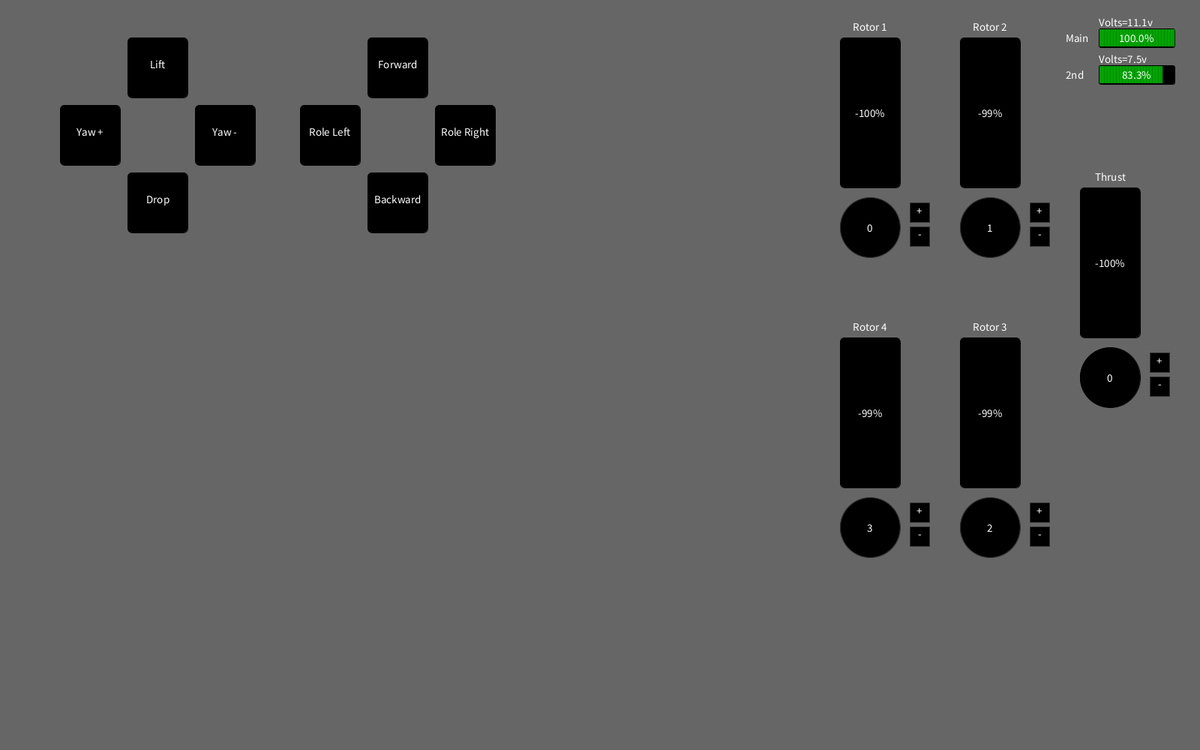
Frame 1 (no input)
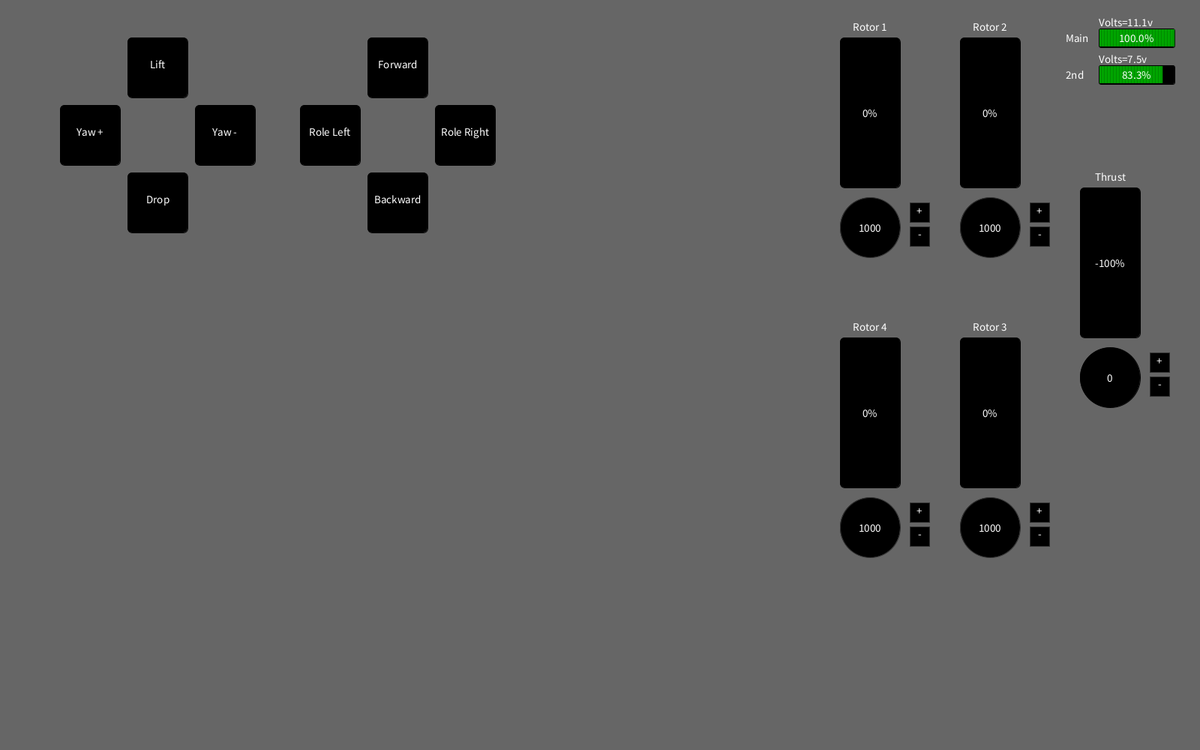
Frame 60 (the mouse pressed at the canvas centre just before this capture)
Frame 120 (the mouse held since frame 60 and released just before this capture): identical to frame 60, image omitted

The Processing sketch that drew these frames (run headless with seeded random() and noise(); from frame 60 on, the mouse is pressed at the canvas centre):

// Processing sketch: Drone_design_0
// ── Drone_design_0.pde
/*
16/05/2019
Basic design Created, which will perform basic functionalities for the drone RC.
It cannot be plugged to the RC of drone.
This file might receive just on update in future.Update will consist:
1)Remove all extra unsused or unnecessary code
Next Update will be in Drone_design, which will be plugable to the actual RC.

18/05/2019
Update
1)Designing changes, removed strokes (border)
*/
/////////////////////////////////////////////////////////////Global Variables/////////////////////////////////////////////////
float mw;
int fontSize = 15;

int power = 100;
int thrt_pow = 75;

//////////////////////////////////////////////////////////////////////////////////////////////////////////////////////////////
//////////////////////////////////////////////////////////////////////////////////////////////////////////////////////////////

////////////////////////////////////////////////Variables for ControlButtons Class////////////////////////////////////////////

int rectSize = 80;     // Diameter of rect

//////////////////////////////////////////////////Constructor for ControlButtons Class////////////////////////////////////////

ControlButtons thrst = new ControlButtons("Lift", 'w');
ControlButtons lnd = new ControlButtons("Drop", 's');
ControlButtons role_l = new ControlButtons("Role Left", '4');
ControlButtons role_r = new ControlButtons("Role Right", '6');
ControlButtons ptch_fwd = new ControlButtons("Forward", '8');
ControlButtons ptch_bkd = new ControlButtons("Backward", '5');
ControlButtons yaw_cw = new ControlButtons("Yaw +", 'a');
ControlButtons yaw_ccw = new ControlButtons("Yaw -", 'd');
//ControlButtons hld = new ControlButtons("Hold",' ');

//////////////////////////////////////////////////////////////////////////////////////////////////////////////////////////////
//////////////////////////////////////////////////////////////////////////////////////////////////////////////////////////////

////////////////////////////////////////////////Variables for Thrust Class////////////////////////////////////////////////////

int rectCol = 200;


/////////////////////////////////////////////////Constructor for Thrust Class/////////////////////////////////////////////////

Thrust rot0 = new Thrust("Thrust", 0);
Thrust rot1 = new Thrust("Rotor 1",0);    //  ccw rotors
Thrust rot2 = new Thrust("Rotor 2",1);    //  cw rotors
Thrust rot3 = new Thrust("Rotor 3",2);    //  cw rotors
Thrust rot4 = new Thrust("Rotor 4",3);    //  ccw rotors

//////////////////////////////////////////////////////////////////////////////////////////////////////////////////////////////
//////////////////////////////////////////////////////////////////////////////////////////////////////////////////////////////

////////////////////////////////////////////////Variables for Battery Class///////////////////////////////////////////////////

float vlt1=11.1,vlt2=7.5;
int batLen = 100,batWid = 25; 

/////////////////////////////////////////////////Constructor for Battery Class////////////////////////////////////////////////

Battery bt1 = new Battery(vlt1,"Main",11.1);
Battery bt2 = new Battery(vlt2,"2nd",9);

//////////////////////////////////////////////////////////////////////////////////////////////////////////////////////////////
//////////////////////////////////////////////////////////////////////////////////////////////////////////////////////////////

//////////////////////////////////////////////////////////////////////////////////////////////////////////////////////////////
////////////////////////////////////////This is the Setup Method()////////////////////////////////////////////////////////////
//////////////////////////////////////////////////////////////////////////////////////////////////////////////////////////////
void setup() {
  size(1600, 1000);
  smooth();
  thrst.posRect(rectSize+10, 0);
  lnd.posRect(rectSize+10, 2*(rectSize+10));
  yaw_cw.posRect(0, rectSize+10);
  yaw_ccw.posRect(2*(rectSize+10), rectSize+10);
  ptch_fwd.posRect(5*rectSize+10, 0);
  ptch_bkd.posRect(5*rectSize+10, 2*(rectSize+10));
  role_l.posRect(4*rectSize, rectSize+10);
  role_r.posRect(6*rectSize+20, rectSize+10); 
  //hld.posRect(300, 200);
  int i = 13;
  rot0.posRect(((i+4)*width/20), rectCol);
  rot1.posRect((i*width/20), 0);
  rot2.posRect(((i+2)*width/20), 0);
  rot4.posRect((i*width/20), 2*rectCol);
  rot3.posRect(((i+2)*width/20), 2*rectCol);
  
  bt1.posRect((17*width/20)+batWid,(-batWid/2));
  bt2.posRect((17*width/20)+batWid,int(1.5*batWid));
}
//////////////////////////////////////////////////////////////////////////////////////////////////////////////////////////////
////////////////////////////////////////This is the Draw Method()/////////////////////////////////////////////////////////////
//////////////////////////////////////////////////////////////////////////////////////////////////////////////////////////////
void draw() {
  background(102); 
  textSize(fontSize);
  thrst.drawShape(rectSize, rectSize);
  //hld.drawShape(rectSize);
  lnd.drawShape(rectSize, rectSize);
  role_l.drawShape(rectSize, rectSize);
  role_r.drawShape(rectSize, rectSize);
  ptch_fwd.drawShape(rectSize, rectSize);
  ptch_bkd.drawShape(rectSize, rectSize);
  yaw_cw.drawShape(rectSize, rectSize);
  yaw_ccw.drawShape(rectSize, rectSize);

  rot0.drawShape(rectSize, rectCol, rot0.thrst,rot0.name);
  rot1.drawShape(rectSize, rectCol, rot1.thrst,rot1.name);
  rot2.drawShape(rectSize, rectCol, rot2.thrst,rot2.name);
  rot3.drawShape(rectSize, rectCol, rot3.thrst,rot3.name);
  rot4.drawShape(rectSize, rectCol, rot4.thrst,rot4.name);

  bt1.drawBat(batLen,batWid,bt1.name);
  bt2.drawBat(batLen,batWid,bt2.name);
 
  if(keyPressed || mousePressed)
  {
    if(thrst.btnClicked())
    {
      rot0.setThrust(thrt_pow);
      movement(rot1,rot2,rot3,rot4,rot0.getThrust());
    }
    if(lnd.btnClicked())
    {
      rot0.setThrust(-thrt_pow);
      movement(rot1,rot2,rot3,rot4,rot0.getThrust());
    }
    if(ptch_fwd.btnClicked())
      movement(rot1,rot2);
    if(ptch_bkd.btnClicked())
      movement(rot3,rot4);
    if(role_r.btnClicked())
      movement(rot2,rot3);
    if(role_l.btnClicked())
      movement(rot1,rot4);
    if(yaw_cw.btnClicked())
      movement(rot1,rot3);
    if(yaw_ccw.btnClicked())
      movement(rot2,rot4);      
  }    
  else
    movement(rot1,rot2,rot3,rot4,rot0.getThrust());  
}
void mouseWheel(MouseEvent event){  mw = event.getCount();  }

void movement(Thrust t1, Thrust t2)
{
  int flank = rot0.getThrust()-power;
  t1.stThrst(flank);
  t2.stThrst(flank);
  //text(flank,100,100);
}
void movement(Thrust t1, Thrust t2,Thrust t3,Thrust t4,int th)
{
  t1.stThrst(th);
  t2.stThrst(th);
  t3.stThrst(th);
  t4.stThrst(th);
}
//////////////////////////////////////////////////////////////////////////////////////////////////////////////////////////
/////////////////////////////////////////This is the Base Shape Class/////////////////////////////////////////////////////
//////////////////////////////////////////////////////////////////////////////////////////////////////////////////////////
class Shape
{
  int pos_x, pos_y;
  int i, j;
  void posRect(int i, int j)
  {
    pos_x = (width/20)+i;
    pos_y = (height/20)+j;
  }
  float drawRect(int len, int br, int curve, int thrst_val, String name)
  {
    fill(0);
    stroke(0);
    rect(pos_x, pos_y, len, br, curve);
    textAlign(CENTER, CENTER);
    fill(255);
    text(name, pos_x+(rectSize/2), pos_y-fontSize);
    float per = ((thrst_val-1000)/10);
    text(thrst_val, pos_x+(rectSize/2),(pos_y+rectCol+(rectSize/1.5)));
    return per;
  }
  void drawRect(int len, int br)
  {
    stroke(0);
    rect(pos_x, pos_y, len, br, 7);
  }
  void btnClick(int x_cord, int y_cord, int x_range,int y_range,Thrust t,int inr)
  {
    fill(0);
    if (mouseX >= x_cord && mouseX <= x_cord+x_range && mouseY >= y_cord && mouseY <= y_cord+y_range)
      fill(50);
    if ((mouseX >= x_cord && mouseX <= x_cord+x_range && mouseY >= y_cord && mouseY <= y_cord+y_range && mousePressed == true))
    {
      fill(100);
      t.setThrust(inr);
    }
  }
  boolean btnClick(int x_cord, int y_cord, int range,char dir)
  {
    boolean clicked = false;
    fill(0);
    if (mouseX >= x_cord && mouseX <= x_cord+range && mouseY >= y_cord && mouseY <= y_cord+range)
      fill(50);
    if ((mouseX >= x_cord && mouseX <= x_cord+range && mouseY >= y_cord && mouseY <= y_cord+range && mousePressed == true) || ( keyPressed == true && key == dir))
    {
      clicked = true;
      fill(100);
    }
    return clicked;
  }
}
//////////////////////////////////////////////////////////////////////////////////////////////////////////////////////////////
/////////////////////////////////////////This is the Control Button Class/////////////////////////////////////////////////////
//////////////////////////////////////////////////////////////////////////////////////////////////////////////////////////////
class ControlButtons extends Shape
{
  int pos_x, pos_y;
  String name;
  char dir;
  int i, j, len, br;
  boolean clicked;
  ControlButtons(String name, char dir)  /////////Only Constructor of the ControlButton Class///////////
  {
    this.name = name;
    this.dir = dir;
  }
  char getDir(){return dir;}                                  ////////Returns the char assigned to the Button/////////////////
  
  void drawShape(int len, int br)                //////////Draws the Button from the Base Class Shape////////////
  {   
    clicked = super.btnClick(super.pos_x,super.pos_y,rectSize,dir);     //////////Calls the btnClick() method of base class///////////// 
    super.drawRect(len, br);                            //////////Calls the drawRect() method of base class/////////////
    textAlign(CENTER, CENTER);
    fill(255);
    text(name, super.pos_x, super.pos_y-(rectSize/16), rectSize, rectSize);
  }
  boolean btnClicked()
  {
    if(clicked)
      return true;
    else
      return false;
  }
}
//////////////////////////////////////////////////////////////////////////////////////////////////////////////////////////////
//////////////////////////////////////////////This is the Thrust Class////////////////////////////////////////////////////////
//////////////////////////////////////////////////////////////////////////////////////////////////////////////////////////////
class Thrust extends Shape
{
  int pos_x, pos_y;
  String name;
  int thrst, thrst_dir, thrst1;
  boolean clickp = false, clickm = false;

  Thrust(String name, int thrst)
  {
    this.name = name;
    this.thrst = thrst;
  }
  int getThrust(){return thrst;}
  void setThrust(int thrst)
  {
    if(this.thrst>=1000 && this.thrst<=2000)
      this.thrst += thrst/10;
    if(this.thrst>=2000)
      this.thrst = 2000;
    if(this.thrst<=1000)
      this.thrst = 1000;
  }
  void stThrst(int thrst)  
  {
    if(this.thrst>=1000 && this.thrst<=2000)
      this.thrst = thrst + thrst_dir;
    if(this.thrst>=2000)
      this.thrst = 2000;
    if(this.thrst<=1000)
      this.thrst = 1000;
  }
  void drawShape(int len, int br, int thrst,String name)
  {  
    fill(0);
    circle(super.pos_x+(rectSize/2), super.pos_y+rectCol+(rectSize/1.5), rectSize);  //Thrust display circle
    fill(255);
    float per = super.drawRect(len, br, 7, thrst,name);
    dispThrust(thrst);
    dispThrustControl();
    text(nf(per,0,0)+"%", super.pos_x, super.pos_y,rectSize,rectCol);
  }
  void dispThrust(int thrst)
  {
    fill(0,0,255);
    noStroke();
    float i;
    for(i=100; i<(thrst/5)-105;i+=5)
      rect(super.pos_x+2,super.pos_y+(1.5*rectCol)-i-7,.96*rectSize,(rectCol/20)-5.75,1);
    stroke(50);
  }
  void dispThrustControl()
  {
    thrst1 = thrst;
    int inr_size = rectSize/3;
    int inr_x = super.pos_x+(rectSize)+inr_size/2;
    int inr_y = super.pos_y+rectCol+(rectSize/4);
    super.btnClick(inr_x,inr_y,inr_size,inr_size,this,thrt_pow);
    rect(inr_x,inr_y , inr_size,inr_size);  //Thrust display circle
    fill(255);
    text("+",inr_x+(inr_size/2),inr_y+(inr_size/2.5));  //Thrust display circle
    super.btnClick(inr_x,int(inr_y+(1.25*inr_size)),inr_size,inr_size,this,-thrt_pow);
    rect(inr_x, inr_y+1.25*inr_size, inr_size,inr_size);  //Thrust display circle
    fill(255);
    text("-",inr_x+(inr_size/2),inr_y+1.6*inr_size);  //Thrust display circle
    thrst_dir += thrst - thrst1;
  }
}
//////////////////////////////////////////////////////////////////////////////////////////////////////////////////////////////
//////////////////////////////////////////////This is the Battery Class///////////////////////////////////////////////////////
//////////////////////////////////////////////////////////////////////////////////////////////////////////////////////////////
class Battery extends Shape
{
  float volt,max;
  int pos_x, pos_y;
  String name;
  Battery(float volt,String name,float max)
  {
    this.volt = volt;
    this.name = name;
    this.max = max;
  }
  void drawBat(int len, int br, String name)                //////////Draws the Button from the Base Class Shape////////////
  {    
    fill(0);
    super.drawRect(len, br);                            //////////Calls the drawRect() method of base class/////////////
    fill(255);
    textAlign(LEFT,CENTER);
    text(name, super.pos_x-1.75*batWid, super.pos_y,batWid*2,batWid);
    dispVolt();
  }
  void dispVolt()
  {
    fill(0);
    rect(super.pos_x, super.pos_y, batLen+1, batWid,3);
    fill(0,175,0);
    float j = 0.5;
    float per = (volt/max)*100;
    noStroke();
    for(float i = 0; i<per; i+=0.8)
      rect(super.pos_x+i+1, super.pos_y+1, 1, batWid-2,3);
    stroke(255);
    fill(255);
    textAlign(LEFT,BOTTOM);
    text("Volts="+volt+"v",super.pos_x,super.pos_y);
    textAlign(CENTER,CENTER);
    text(nf(per,0,1)+"%",super.pos_x,super.pos_y,batLen,batWid);
  }
}
